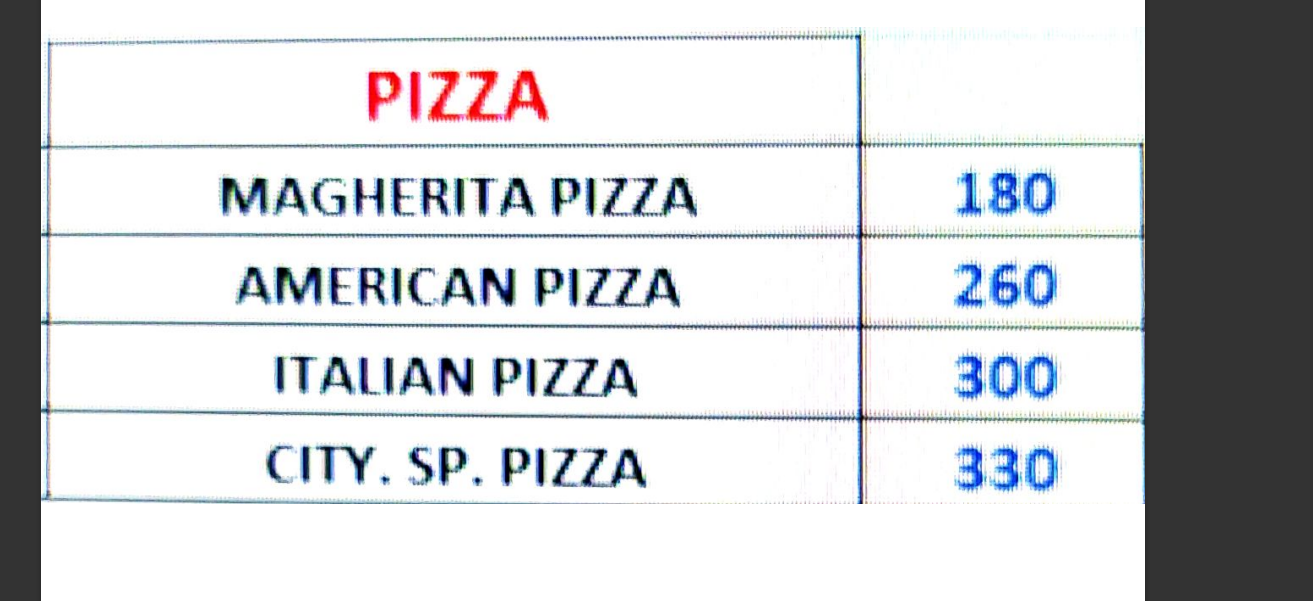
#> input picture Final Project/image_01.png, 1313 x 601 px, found by its file name
$ python 'Final code.py'
#> lines starting #> are read from the running program, lines starting #| are printed output that depends on the picture; after the words box and inside, x2 and y2 are one past the last pixel; in counts of white or black regions, pixels touching at a corner belong together
#DEV CODE:

#9 ways to manipulate image:
# 1. Inverted Image
# 2. Rescaling
# 3. Binarization
# 4. Noise Removal
# 5. Dilation and Erosion
# 6. Rotation / Deskewing
# 7. Removing Borders
# 8. Missing Borders
# 9. Transparency / Alpha Channel

# Opening an image
import cv2
from matplotlib import pyplot as plt
im_file = 'C:\Python Programming\Optical Character Recognition\Final Project\image_01.png'
img = cv2.imread(im_file)
#> img is the input picture: shape (601, 1313, 3); mean B, G, R 211.1, 208.6, 206.8

# cv2.imshow("original image", img)
cv2.waitKey(0)


def display(im_path):
    dpi = 80 #Dots per inch
    im_data = cv2.imread(im_path) #Stores numpy.ndarray in im_data
    height, width, depth = im_data.shape #Returns array size: (l,b,h) and stores it in height,width and depth

    # What size does the figure need to be in inches to fit the image?
    figsize = width / float(dpi), height / float(dpi)

    # Create a figure of the right size with one axes that takes up the full figure
    fig = plt.figure(figsize=figsize)
    ax = fig.add_axes([0, 0, 1, 1])

    # Hide spines, ticks, etc.
    ax.axis('off')

    # Display the image.
    ax.imshow(im_data, cmap='gray')

    plt.show()

# Inverted Image

inverted_image = cv2.bitwise_not(img)
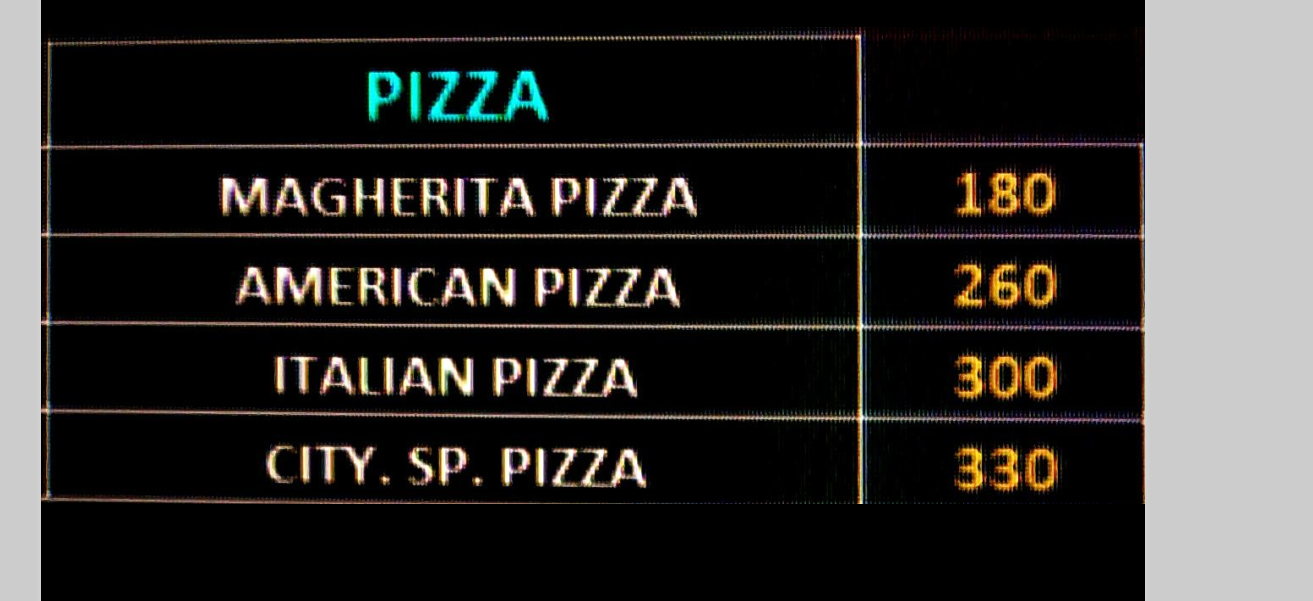
#> inverted_image: shape (601, 1313, 3); mean B, G, R 43.9, 46.4, 48.2
cv2.imwrite("C:\Python Programming\Optical Character Recognition\Final Project\inverted_image.png", inverted_image)
# display("D:\Coding\Python\CSE100 Project\inverted_image.png")

def grayscale(image):
    return cv2.cvtColor(image, cv2.COLOR_BGR2GRAY)

grayimage = grayscale(img)
cv2.imwrite('C:\Python Programming\Optical Character Recognition\Final Project\grayimage.png', grayimage)
# display('D:\Coding\Python\CSE100 Project\grayimage.png')

thresh, im_bw = cv2.threshold(grayimage, 127, 255, cv2.THRESH_BINARY)
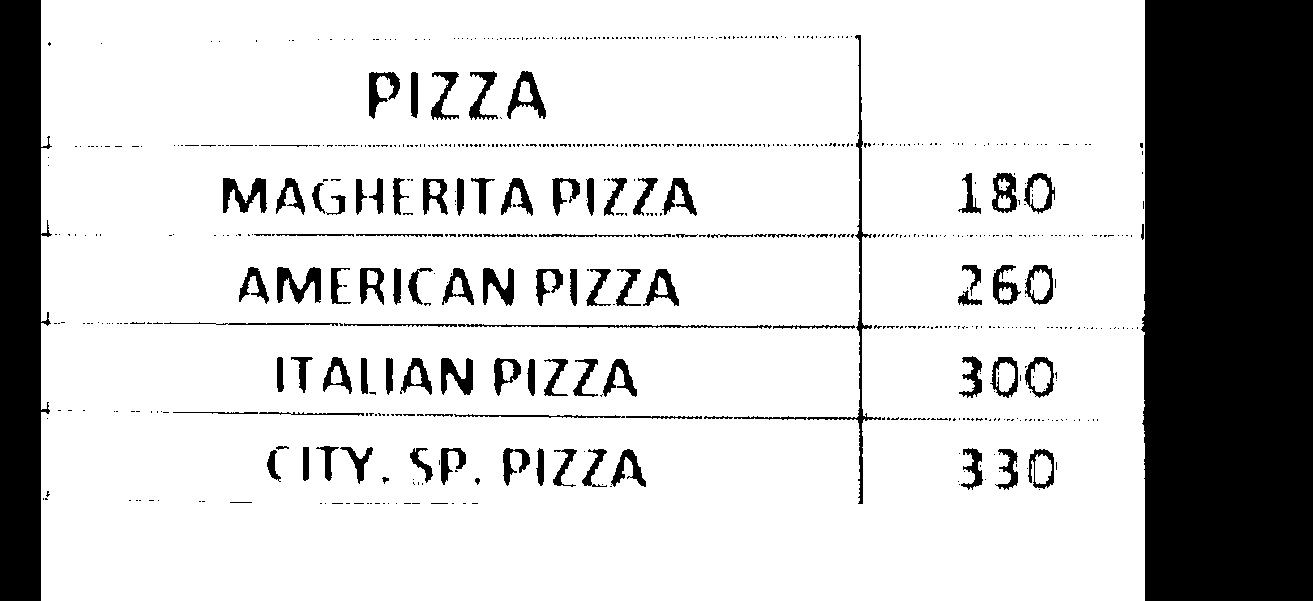
#> im_bw: shape (601, 1313); 79.7% white; 723 black regions (617 under 20 px), largest, box (x1, y1, x2, y2) and area: (1141, 0, 1313, 601) 101133, (0, 0, 52, 601) 24812, (734, 35, 881, 504) 1794
cv2.imwrite('C:\Python Programming\Optical Character Recognition\Final Project\im_bw.png', im_bw)

# Noise Removing
def noise_removal(image):
    import numpy as np
    kernel = np.ones((1, 1), np.uint8)
    image = cv2.dilate(image, kernel, iterations = 1)
    kernel = np.ones((1, 1), np.uint8)
    image = cv2.erode(image, kernel, iterations = 1)
    image = cv2.morphologyEx(image, cv2.MORPH_CLOSE, kernel)
    image = cv2.medianBlur(image, 3)
    return (image)

no_noise = noise_removal(im_bw)
#> in noise_removal, `image = cv2.medianBlur(image, 3)`: image: shape (601, 1313); 80% white; 365 black regions (249 under 20 px), largest, box (x1, y1, x2, y2) and area: (1141, 0, 1313, 601) 101188, (0, 0, 51, 601) 24768, (735, 35, 882, 504) 1812
cv2.imwrite("C:\Python Programming\Optical Character Recognition\Final Project\no_noise.png", no_noise)
# display("D:\Coding\Python\CSE100 Project\no_noise.png")

# #ANSH CODE:

def thin_font (image):
    import numpy as np
    image = cv2.bitwise_not(image)
    kernel = np.ones ((3,3), np.uint8)
    image = cv2.erode(image, kernel, iterations = 1)
    image = cv2.bitwise_not(image)
    return(image)

eroded_image = thin_font(no_noise)
#> in thin_font, `image = cv2.erode(image, kernel, iterations = 1)`: image: shape (601, 1313); 17.8% white; 125 white regions (37 under 20 px), largest, box (x1, y1, x2, y2) and area: (1142, 0, 1313, 601) 100551, (0, 0, 49, 601) 24062, (278, 268, 320, 302) 570
cv2.imwrite("C:\Python Programming\Optical Character Recognition\Final Project\eroded_image.png", eroded_image)
# display('D:\Coding\Python\CSE100 Project\img5.png')

# #DEV CODE:
def thick_font(image):
    import numpy as np
    image = cv2.bitwise_not(image)
    kernel = np.ones((2, 2), np.uint8)
    image = cv2.dilate(image, kernel, iterations = 1)
    image = cv2.bitwise_not(image)
    return (image)
dilated_image = thick_font(no_noise)
#> in thick_font, `image = cv2.dilate(image, kernel, iterations = 1)`: image: shape (601, 1313); 21.3% white; 314 white regions (173 under 20 px), largest, box (x1, y1, x2, y2) and area: (1141, 0, 1313, 601) 101206, (0, 0, 52, 601) 25465, (735, 35, 886, 505) 2531
cv2.imwrite('C:\Python Programming\Optical Character Recognition\Final Project\dilated_image.png', dilated_image)


#Rotation / Deskewing:

# new = cv2.imread("img_rotated_path")
new = cv2.imread(r"C:\Python Programming\Optical Character Recognition\Final Project\image_01.png")
if new is None:
    raise FileNotFoundError("Failed to load image for deskewing. Check the path to image_01.png.")
def getSkewAngle(cvImage) -> float:
    # Prepare image, copy, convert to gray scale, blurr, and threshold
    if cvImage is None:
        raise ValueError("getSkewAngle received an empty image. Check the cv2.imread() result.")
    newImage = cvImage.copy()
    gray = cv2.cvtColor(newImage, cv2.COLOR_BGR2GRAY)
    blur = cv2.GaussianBlur(gray, (9, 9), 0)
    thresh = cv2.threshold(blur, 0, 255, cv2.THRESH_BINARY_INV + cv2.THRESH_OTSU)[1]

# Apply dilate to merge text into meaningful lines/ paragraphs.
# Use larger kernel on X axis to merge characters into single line, cancelling out any spaces.
# But use smaller kernel on Y axis to separate between different blocks of text

    kernel = cv2.getStructuringElement(cv2.MORPH_RECT, (30, 5))
    dilate = cv2.dilate(thresh, kernel, iterations = 2)

# Find all contours
    contours, hierarchy = cv2.findContours(dilate, cv2.RETR_LIST, cv2.CHAIN_APPROX_SIMPLE)
    contours = sorted(contours, key=cv2.contourArea, reverse=True)
    for c in contours:
        rect = cv2.boundingRect(c)
        x, y, w, h = rect
        cv2.rectangle(newImage, (x,y), (x+w, y+h), (0,255,0), 2)

# Find largest contour and surround in min area box
    largestContour = contours[0]
    print(len(contours))
    minAreaRect = cv2.minAreaRect(largestContour)
    cv2.imwrite("C:\Python Programming\Optical Character Recognition\Final Project\boxes_img.png", newImage)

# Detremine the angle. Convert it to the value that was originally used to obtain skewed image
    angle = minAreaRect[-1]
    if angle < -45:
        angle = angle + 90
    return -1.0 * angle

# Rotate the image around its center
def rotateImage(cvImage, angle: float):
    newImage = cvImage.copy()
    (h, w) = newImage.shape[:2]
    center = (w // 2, h // 2)
    M = cv2.getRotationMatrix2D(center, angle, 1.0)
    newImage = cv2.warpAffine(newImage, M, (w, h), flags = cv2.INTER_CUBIC, borderMode = cv2.BORDER_REPLICATE)
    return newImage

def deskew(cvImage):
    angle = getSkewAngle(cvImage)
#> in getSkewAngle, `thresh = cv2.threshold(blur, 0, 255, cv2.THRESH_BINARY_INV + cv2.THRES..`: thresh: shape (601, 1313); 20.6% white; 142 white regions (60 under 20 px), largest, box (x1, y1, x2, y2) and area: (1140, 0, 1313, 601) 101568, (0, 0, 51, 601) 24871, (655, 35, 886, 504) 2604
#> in getSkewAngle, `dilate = cv2.dilate(thresh, kernel, iterations = 2)`:
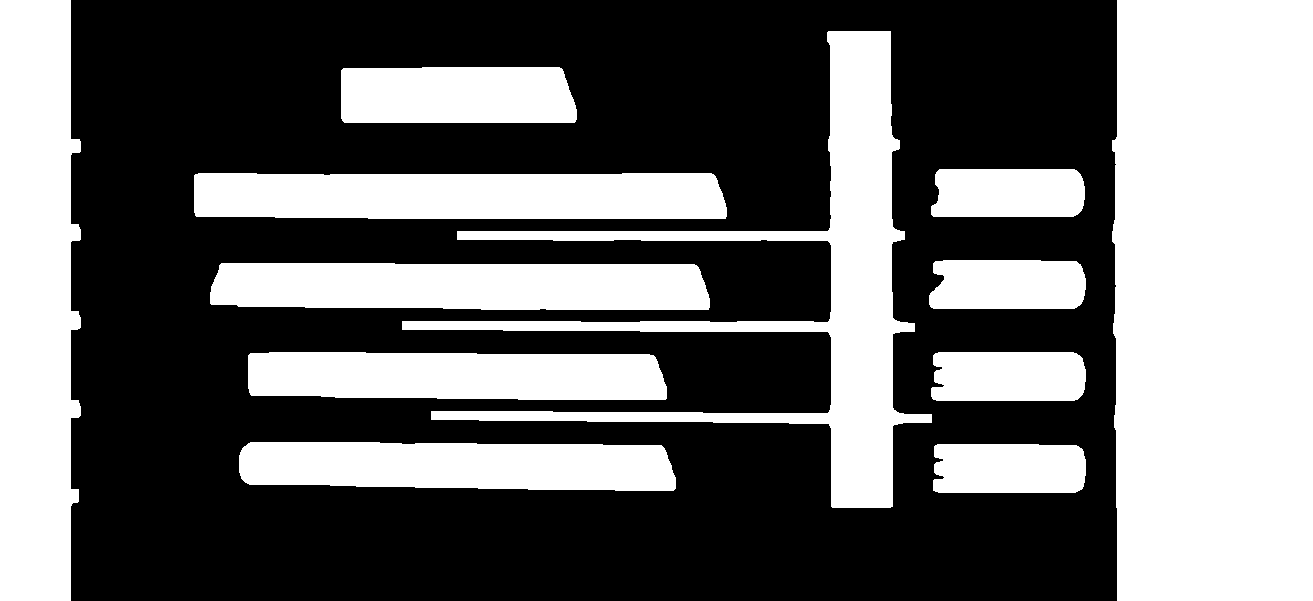
#> dilate: shape (601, 1313); 41.8% white; 12 white regions
#> in getSkewAngle, `contours, hierarchy = cv2.findContours(dilate, cv2.RETR_LIST, cv2.CHAI..`: contours = 12 contours; largest, box (x1, y1, x2, y2) and area: (1112, 0, 1313, 601) 117726, (0, 0, 81, 601) 42726, (402, 31, 932, 508) 40451, (194, 173, 727, 219) 23100, (210, 263, 710, 310) 21622
#> the loop in getSkewAngle, `for c in contours:` made 12 passes
#> (x, y, w, h) on passes 1 to 12: (1112, 0, 201, 601), (0, 0, 81, 601), (402, 31, 530, 477), (194, 173, 533, 46), (210, 263, 500, 47), (239, 442, 437, 49), (248, 352, 419, 48), (341, 67, 236, 56), (931, 352, 155, 49), (929, 260, 157, 49), (933, 444, 153, 49), (931, 169, 154, 48)
#> after the loop in getSkewAngle, `for c in contours:`:
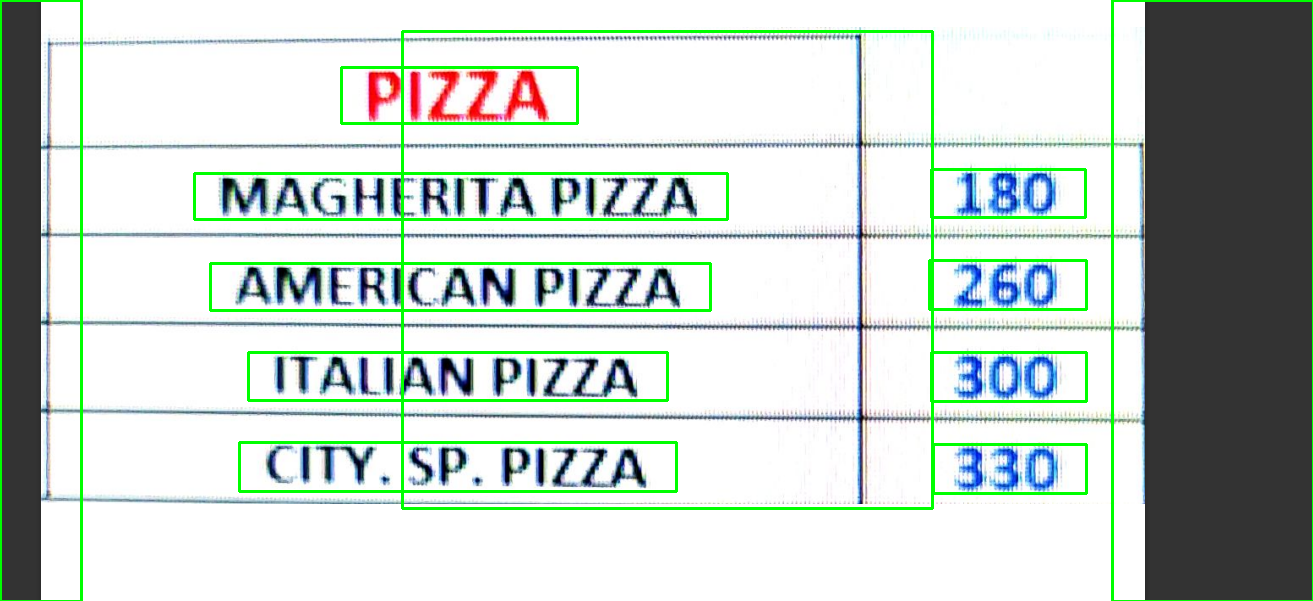
#> newImage: shape (601, 1313, 3); 3.92% of pixels changed, all inside (x1, y1, x2, y2) = (0, 0, 1313, 601)
#> in getSkewAngle, `largestContour = contours[0]`: largestContour = contour of 48 points, box (x1, y1, x2, y2) (1112, 0, 1313, 601), area 117726
#| 12
#> in getSkewAngle, `minAreaRect = cv2.minAreaRect(largestContour)`: minAreaRect = ((1212, 300), (600, 200), -90)
#> in getSkewAngle, `angle = minAreaRect[-1]`: angle = -90
#> in getSkewAngle, `angle = angle + 90`: angle = 0
    return rotateImage(cvImage, -1.0 * angle)
fixed = deskew(new)
#> in rotateImage, `M = cv2.getRotationMatrix2D(center, angle, 1.0)`: M = [[1, 0, 0], [0, 1, 0]]
cv2.imwrite('C:\Python Programming\Optical Character Recognition\Final Project\rotated_fixed.png', fixed)

# Removing Borders
def remove_borders(image):
    contours, heiarchy = cv2.findContours(image, cv2.RETR_EXTERNAL, cv2.CHAIN_APPROX_SIMPLE)
    cntsSorted = sorted(contours, key=lambda x:cv2.contourArea(x))
    cnt = cntsSorted[-1]
    x, y, w, h = cv2.boundingRect(cnt)
    crop = image[y:y+h, x:x+w]
    return (crop)
no_borders = remove_borders(no_noise)
#> in remove_borders, `contours, heiarchy = cv2.findContours(image, cv2.RETR_EXTERNAL, cv2.CH..`: contours = 1 contour; box (x1, y1, x2, y2) and area: (41, 0, 1145, 601) 661416; heiarchy = [[-1, -1, -1, -1]]
#> in remove_borders, `cntsSorted = sorted(contours, key=lambda x:cv2.contourArea(x))`: cntsSorted has the same summary as contours
#> in remove_borders, `cnt = cntsSorted[-1]`: cnt = contour of 105 points, box (x1, y1, x2, y2) (41, 0, 1145, 601), area 661416
#> in remove_borders, `x, y, w, h = cv2.boundingRect(cnt)`: x = 41; y = 0; w = 1104; h = 601
#> in remove_borders, `crop = image[y:y+h, x:x+w]`:
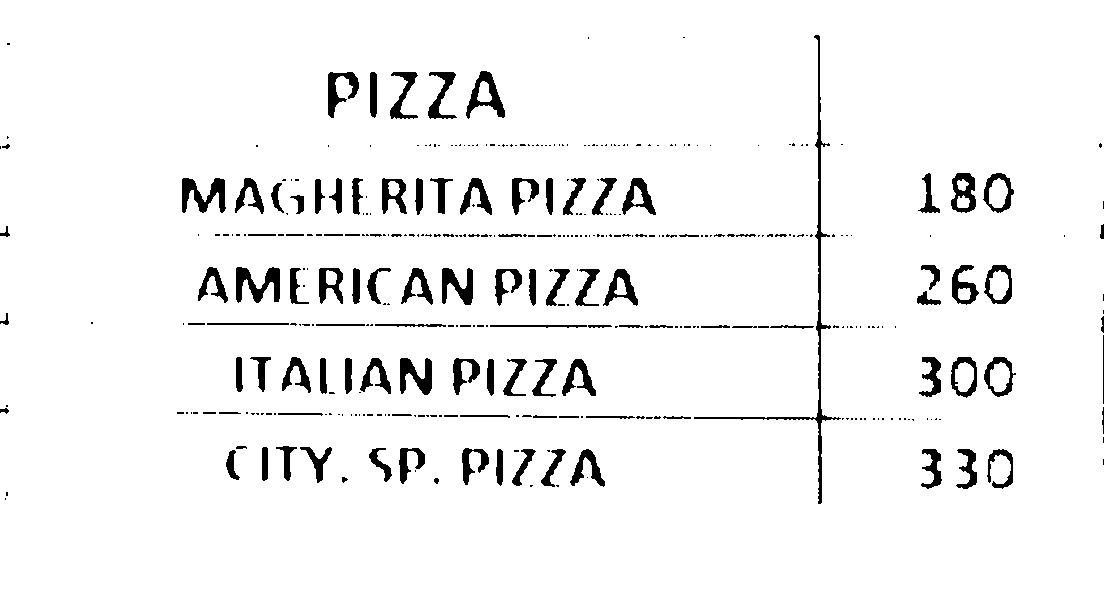
#> crop: shape (601, 1104); 95.1% white; 376 black regions (255 under 20 px), largest, box (x1, y1, x2, y2) and area: (694, 35, 841, 504) 1812, (236, 267, 280, 303) 857, (182, 178, 226, 213) 828
cv2.imwrite("C:\Python Programming\Optical Character Recognition\Final Project\no_borders.png", no_borders)
# display('D:\Coding\Python\CSE100 Project\no_borders.png')

# Missing Borders
color = [255, 255, 255]
top, bottom, left, right = [150]*4
image_with_border = cv2.copyMakeBorder(no_borders, top, bottom, left, right, cv2.BORDER_CONSTANT, value=color)
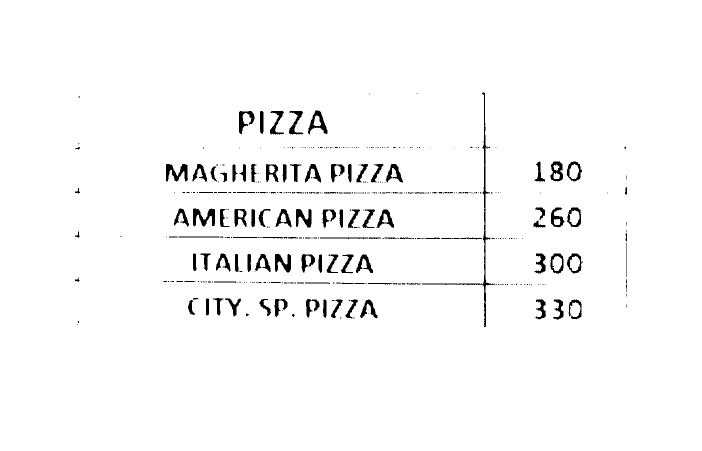
#> image_with_border: shape (901, 1404) (shown at 1/2 size); 97.4% white; 376 black regions (255 under 20 px), largest, box (x1, y1, x2, y2) and area: (844, 185, 991, 654) 1812, (386, 417, 430, 453) 857, (332, 328, 376, 363) 828
cv2.imwrite("C:\Python Programming\Optical Character Recognition\Final Project\image_with_border.png", image_with_border)
# display("D:\Coding\Python\CSE100 Project\image_with_borders.png")

# ***********  Video 5 & 6: Muntazir *************
#
import pytesseract
from PIL import Image

def resolve_tesseract_cmd():
    import os
    import shutil
    from pathlib import Path
    local = Path(__file__).with_name("tesseract.exe")
    if local.exists():
        return str(local)
    env_cmd = os.environ.get("TESSERACT_CMD")
    if env_cmd and Path(env_cmd).exists():
        return env_cmd
    return shutil.which("tesseract")

tesseract_cmd = resolve_tesseract_cmd()
if tesseract_cmd:
    pytesseract.pytesseract.tesseract_cmd = tesseract_cmd
else:
#> (the run stopped early here; a loop or call above may not have finished)
